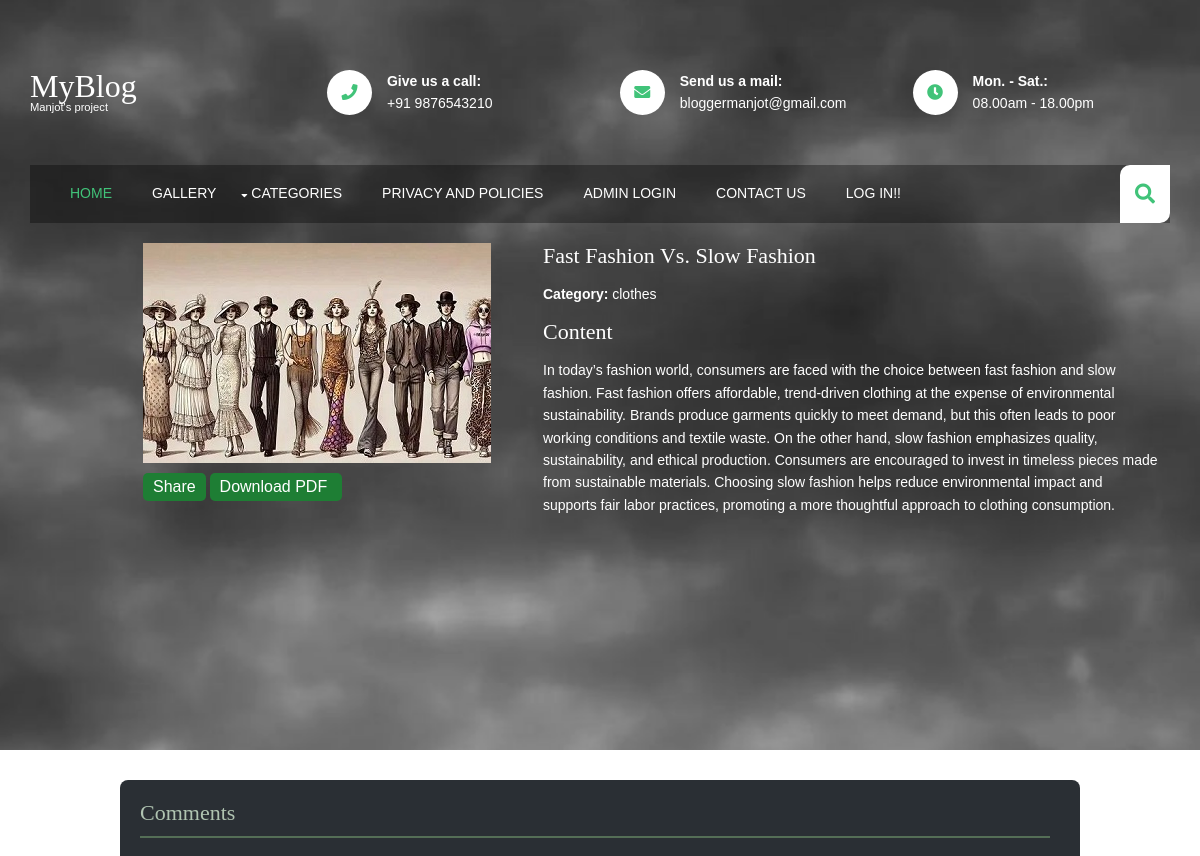
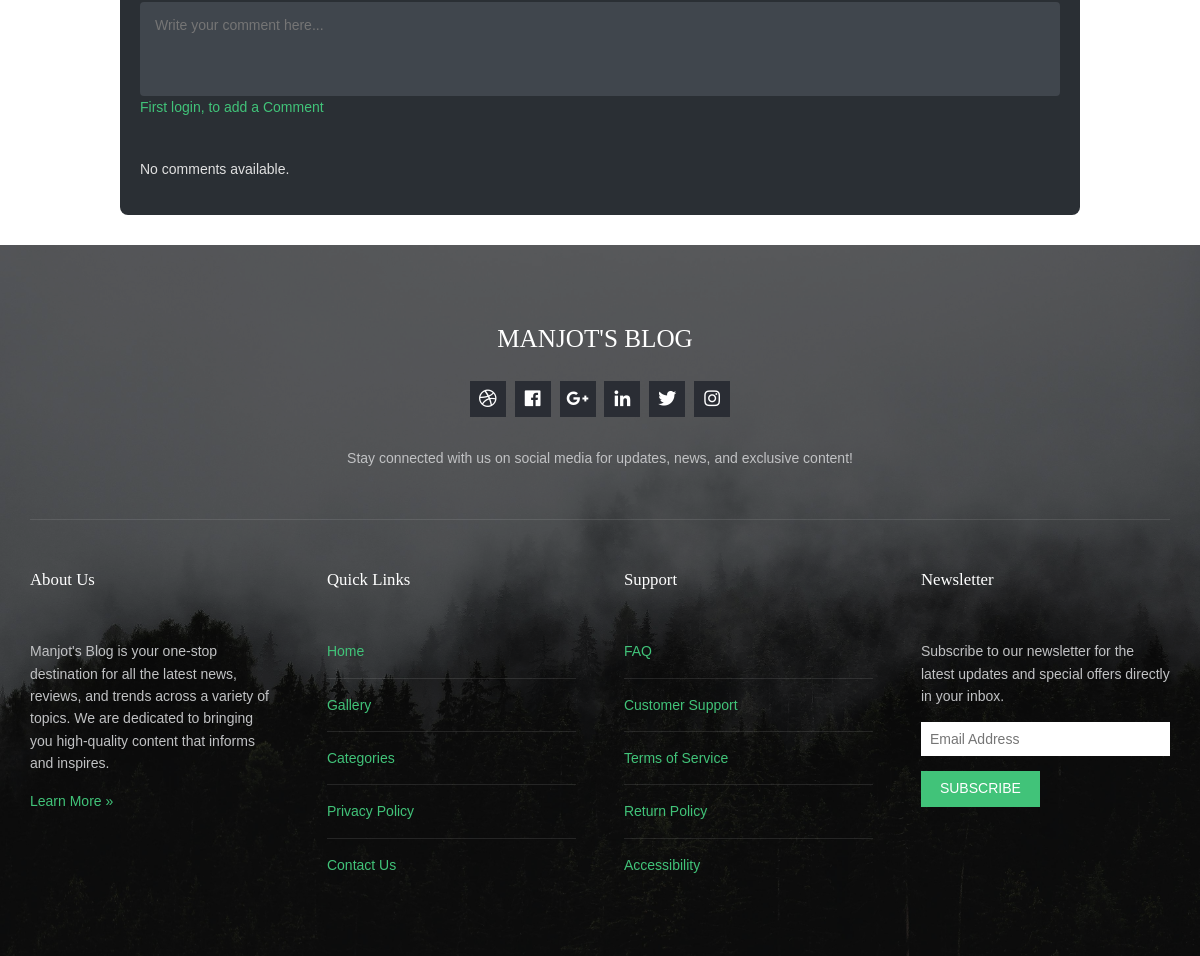
Screenshot of /post.php?id=57 with the database file from the repository (2 pictures, top to bottom).
### tables this page shows
CREATE TABLE `blogs` (
  `id` int(11) NOT NULL,
  `username` varchar(255) NOT NULL,
  `title` varchar(255) NOT NULL,
  `category` varchar(100) NOT NULL,
  `images` varchar(255) NOT NULL,
  `content` text NOT NULL,
  `status` int(11) NOT NULL
);

### classes/display.class.php (called while the page is built, shortened)
<?php
class DisplayPosts
{
    private $pdo;
    public function __construct($dbConnection)
    {
        $this->pdo = $dbConnection;
    }
        if ($posts): ?>
        <?php endif;
    public function getCommentsByPostId($postId)
    {
        $stmt = $this->pdo->prepare("SELECT username, comment FROM comments WHERE post_id = ? ORDER BY time DESC");
        $stmt->execute([$postId]);
        return $stmt->fetchAll(PDO::FETCH_ASSOC);
    }
}

### post.php (the view, shortened to what this page needs)
<?php
    include('common/connection2.php');
    include('classes/display.class.php');
    if (isset($_GET['id']))
    {
        $postId = $_GET['id'];
        $display = new DisplayPosts($pdo);
        $stmt = $pdo->prepare("SELECT id, title, category, images, content FROM blogs WHERE id = ?");
        $stmt->execute([$postId]);
        $post = $stmt->fetch(PDO::FETCH_ASSOC);
    }
    else
    {
        header('Location: index.php');
        exit();
    }
?>
<!DOCTYPE html>
<html lang="">
<head>
    <link href="layout/styles/layout.css" rel="stylesheet" type="text/css" media="all">
    <link href="css/comments.css" rel="stylesheet" type="text/css">
    <link href="css/share.css" rel="stylesheet" type="text/css">
    <link rel="stylesheet" href="https://cdnjs.cloudflare.com/ajax/libs/font-awesome/4.7.0/css/font-awesome.min.css">
</head>
<body id="top">
<div class="bgded top">
    <header id="header" class="hoc clear">
        <div id="logo" class="one_quarter first">
            <h1><a href="index.html">MyBlog</a></h1>
            <p>Manjot's project</p>
        </div>
        <div class="three_quarter">
            <ul class="nospace clear">
                <li class="one_third first">
                    <div class="block clear"><a href="#"><i class="fas fa-phone"></i></a> <span><strong>Give us a call:</strong> +91 9876543210</span></div>
                </li>
                <li class="one_third">
                    <div class="block clear"><a href="#"><i class="fas fa-envelope"></i></a> <span><strong>Send us a mail:</strong> bloggermanjot@gmail.com</span></div>
                </li>
                <li class="one_third">
                    <div class="block clear"><a href="#"><i class="fas fa-clock"></i></a> <span><strong> Mon. - Sat.:</strong> 08.00am - 18.00pm</span></div>
                </li>
            </ul>
        </div>
    </header>
    <section id="navwrapper" class="hoc clear">
        <nav id="mainav">
            <ul class="clear">
                <li class="active"><a href="index.php">Home</a></li>
                <li><a href="#">Gallery</a></li>
                <li><a class="drop" href="#">Categories</a>
                </li>
                <li><a href="#">Privacy and Policies</a></li>
                <li><a href="admin-login.php">Admin Login</a></li>
                <li><a href="contactus.php">Contact Us</a></li>
                <li>
                    <?php if(empty($_SESSION['user'])) { ?>
                        <a href="login.php">Log in!!</a>
                    <?php } else { ?>
                        <a href="index.php?log=1">Logout <?php echo $_SESSION['user'] ?></a>
                    <?php } ?>
                </li>
            </ul>
        </nav>
        <div id="searchform">
        </div>
    </section>
    <div class="post-container">
        <div class="post-image">
            <img src="<?php echo htmlspecialchars($post['images']); ?>" alt="<?php echo htmlspecialchars($post['title']); ?>">
            <input type="button" class="share-toggle" value="Share" onclick="toggleShareButtons()"/>
            <a href="logopdf.php?id=<?php echo $post['id'];?>"><input type="button" class="share-toggle" value="Download PDF "/></a>
        </div>
        <div class="post-content">
            <h1><?php echo htmlspecialchars($post['title']); ?></h1>
            <p><strong>Category:</strong> <?php echo htmlspecialchars($post['category']); ?></p>
            <div>
                <h2>Content</h2>
                <p><?php echo strip_tags($post['content']); ?></p>
            </div>
        </div>
    </div>
</div>
<div class="comment-section">
    <h2>Comments</h2>
    <form action="submit_comment.php" method="post">
        <div class="comment-box">
            <textarea name="comment" id="comment" rows="4" placeholder="Write your comment here..."></textarea>
            <?php
            if(!empty($_SESSION['user']))
            {
            ?>
                <button type="submit" name="submit_comment">Submit Comment</button>
            <?php
            }
            else
            {
            ?>
                <a href="login.php">First login, to add a Comment</a>
            <?php
            }
            ?>
        </div>
    </form>
    <div class="comment-list">
        <?php
        $comments = $display->getCommentsByPostId($postId);
        if ($comments):
            foreach ($comments as $comment): ?>
                <div class="comment">
                    <h3><?php echo htmlspecialchars($comment['username']); ?></h3>
                    <p><?php echo htmlspecialchars($comment['comment']); ?></p>
                </div>
            <?php endforeach;
        else: ?>
            <p>No comments available.</p>
        <?php endif; ?>
    </div>
</div>
<div class="bgded overlay row4">
    <footer id="footer" class="hoc clear">
        <div class="center btmspace-50">
            <h6 class="heading">Manjot's Blog</h6>
            <ul class="faico clear">
                <li><a class="faicon-dribble" href="#"><i class="fab fa-dribbble"></i></a></li>
                <li><a class="faicon-facebook" href="#"><i class="fab fa-facebook"></i></a></li>
                <li><a class="faicon-google-plus" href="#"><i class="fab fa-google-plus-g"></i></a></li>
                <li><a class="faicon-linkedin" href="#"><i class="fab fa-linkedin"></i></a></li>
                <li><a class="faicon-twitter" href="#"><i class="fab fa-twitter"></i></a></li>
                <li><a class="faicon-instagram" href="#"><i class="fab fa-instagram"></i></a></li>
            </ul>
            <p class="nospace">Stay connected with us on social media for updates, news, and exclusive content!</p>
        </div>
        <hr class="btmspace-50">
        <div class="one_quarter first">
            <h6 class="heading">About Us</h6>
            <p class="nospace btmspace-15">Manjot's Blog is your one-stop destination for all the latest news, reviews, and trends across a variety of topics. We are dedicated to bringing you high-quality content that informs and inspires.</p>
            <p><a href="#">Learn More &raquo;</a></p>
        </div>
        <div class="one_quarter">
            <h6 class="heading">Quick Links</h6>
            <ul class="nospace linklist">
                <li><a href="#">Home</a></li>
                <li><a href="#">Gallery</a></li>
                <li><a href="#">Categories</a></li>
                <li><a href="#">Privacy Policy</a></li>
                <li><a href="#">Contact Us</a></li>
            </ul>
        </div>
        <div class="one_quarter">
            <h6 class="heading">Support</h6>
            <ul class="nospace linklist">
                <li><a href="#">FAQ</a></li>
                <li><a href="#">Customer Support</a></li>
                <li><a href="#">Terms of Service</a></li>
                <li><a href="#">Return Policy</a></li>
                <li><a href="#">Accessibility</a></li>
            </ul>
        </div>
        <div class="one_quarter">
            <h6 class="heading">Newsletter</h6>
            <p class="nospace btmspace-15">Subscribe to our newsletter for the latest updates and special offers directly in your inbox.</p>
            <form action="#" method="post">
                <fieldset>
                    <input class="btmspace-15" type="text" value="" placeholder="Email Address">
                    <button type="submit" value="submit">Subscribe</button>
                </fieldset>
            </form>
        </div>
    </footer>
</div>
</body>
</html>

### layout/styles/layout.css (style rules this page uses)
#header { padding:50px 0; }
#header #logo * { margin:0; padding:0; line-height:1; }
#header #logo h1 { font-size:32px; }
#header #logo p { font-size:.8rem; }
#header ul li div { position:relative; min-height:45px; padding:0 0 0 60px; line-height:1; word-wrap:break-word; }
#header ul li div i { position:absolute; top:0; left:0; width:45px; height:45px; line-height:45px; font-size:16px; text-align:center; border-radius:50%; }
#header ul li div span { display:block; padding:4px 0 0 0; }
#header ul li div strong { display:block; margin:0 0 8px 0; }
#header div:last-child { margin-bottom:0; }
#navwrapper { padding:0 0 0 20px; }
#navwrapper #searchform { display:block; position:relative; float:right; height:58px; line-height:1; z-index:999; border-radius:10px 0; }
#navwrapper #searchform::after { display:block; height:58px; line-height:58px; padding:0 15px; font-size:20px; font-family:"Font Awesome 5 Free"; font-weight:900; content:"\f002"; }
#navwrapper #searchform ::placeholder { text-transform:capitalize; }
#footer { padding:80px 0; }
#footer .heading { margin-bottom:50px; font-size:1.2rem; }
#footer > div:first-of-type .heading { margin-bottom:20px; text-transform:uppercase; font-size:1.8rem; }
#footer > div:first-of-type .faico { margin-bottom:30px; }
#footer input, #footer button { border:1px solid; }
#footer input { display:block; width:100%; padding:8px; }
#footer button { padding:8px 18px 10px; text-transform:uppercase; font-weight:400; cursor:pointer; }
#footer .linklist li { display:block; margin-bottom:15px; padding:0 0 15px 0; border-bottom:1px solid; }
#footer .linklist li:last-child { margin:0; padding:0; border:none; }
#footer .linklist li::before, #footer .linklist li::after { display:table; content:""; }
#footer .linklist li, #footer .linklist li::after { clear:both; }
*, *::before, *::after { transition:all .3s ease-in-out; }
nav ul, nav ol { margin:0; padding:0; list-style:none; }
#mainav, #breadcrumb, .sidebar nav { line-height:normal; }
#mainav .drop::after, #mainav li li .drop::after, #breadcrumb li a::after, .sidebar nav a::after { position:absolute; font-family:"Font Awesome 5 Free"; font-weight:900; font-size:10px; line-height:10px; }
#mainav { display:block; float:left; }
#mainav ul { text-transform:uppercase; }
#mainav li { display:block; float:left; position:relative; margin:0; padding:0; }
#mainav li:last-child { margin-right:0; }
#mainav li a { display:block; padding:20px; }
#mainav .drop { padding-left:15px; }
#mainav .drop::after, #mainav li li .drop::after { content:"\f0d7"; }
#mainav .drop::after { top:25px; left:5px; }
.faico { margin:0; padding:0; list-style:none; }
.faico li { display:inline-block; margin:8px 5px 0 0; padding:0; line-height:normal; }
.faico li:last-child { margin-right:0; }
.faico a { display:inline-block; width:36px; height:36px; line-height:36px; font-size:18px; text-align:center; }
.faico a { color:#FFFFFF; background-color:#2A2D34; }
body { color:#474747; background-color:#FFFFFF; }
a { color:#41C379; }
hr, .borderedbox { border-color:#D7D7D7; }
.overlay { color:#FFFFFF; background-color:inherit; }
.overlay::after { color:inherit; background-color:rgba(0,0,0,.55); }
.row4 { color:#C1C2C4; background-color:#323639; }
#header #logo a { color:inherit; }
#header ul li div i { background-color:#FFFFFF; }
#navwrapper { color:#FFFFFF; background-color:rgba(0,0,0,.35); }
#navwrapper #searchform { color:#41C379; background:#FFFFFF; }
#footer .heading { color:#FFFFFF; }
#footer hr, #footer .borderedbox, #footer .linklist li { border-color:rgba(255,255,255,.1); }
#footer input, #footer button { border-color:transparent; }
#footer input { color:#474747; background-color:#FFFFFF; }
#footer button { color:#FFFFFF; background-color:#41C379; }
#mainav li a { color:inherit; }
#mainav .active a, #mainav a:hover, #mainav li:hover > a { color:#41C379; background-color:inherit; }
@media screen and (min-width:1140px) { .hoc { max-width:1140px; } }

### css/comments.css (style rules this page uses)
.comment-section { background-color: #2a2f34; color: #e0e0e0; padding: 20px; border-radius: 8px; margin: 30px auto; width: 80%; }
.comment-section h2 { color: #b0c4b1; border-bottom: 2px solid #546e56; padding-bottom: 10px; margin-bottom: 20px; }
.comment-box { display: flex; flex-direction: column; margin-bottom: 20px; }
.comment-box textarea { width: 100%; padding: 15px; background-color: #40464d; border: none; border-radius: 4px; color: #fff; }
.comment-list { margin-top: 40px; }

### rows the page displays
blogs: images (picture), title "Fast Fashion Vs. Slow Fashion", category "clothes", content "In today’s fashion world, consumers are faced with the choice between fast fashion and slow fashion. Fast fashion offers affordable, trend-driven clothing at the expense of environmental sustainability. Brands produce garments quickly to meet demand, but this often leads to poor working conditions and textile waste. On the other hand, slow fashion emphasizes quality, sustainability, and ethical production. Consumers are encouraged to invest in timeless pieces made from sustainable materials. Choosing slow fashion helps reduce environmental impact and supports fair labor practices, promoting a more thoughtful approach to clothing consumption."
